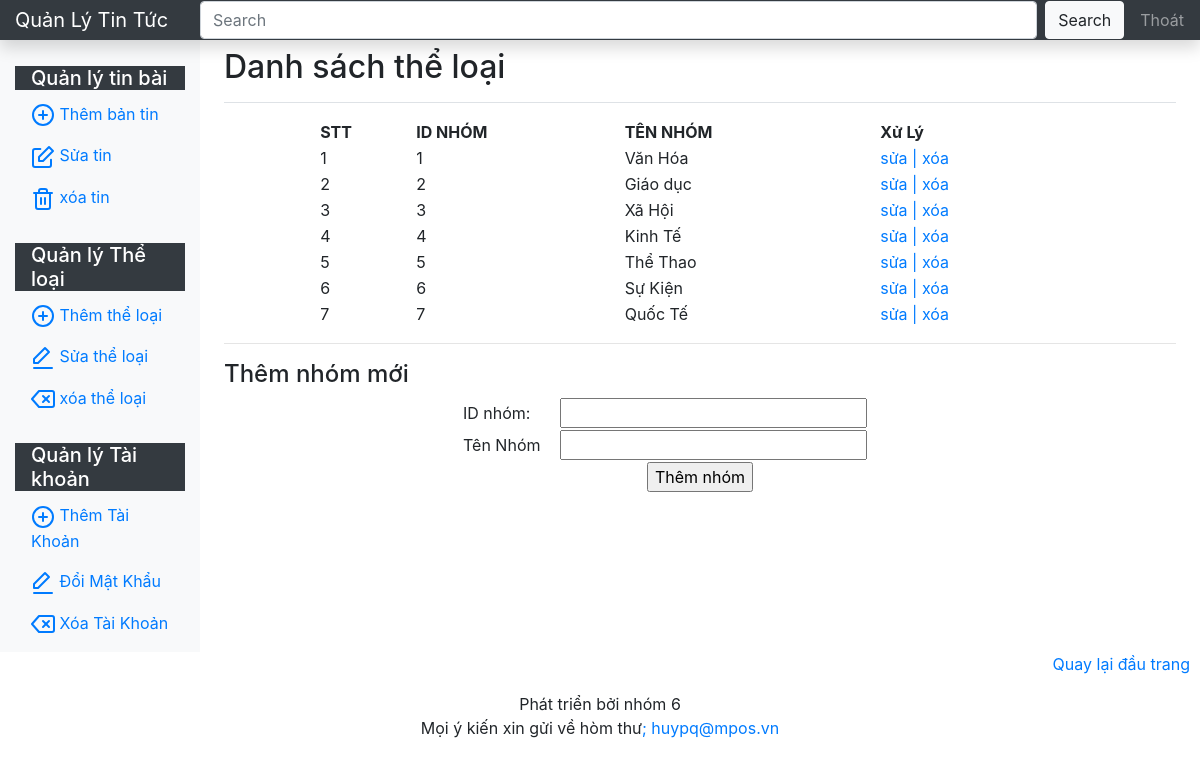
Screenshot of /gruopadd.php with the database file from the repository.
### tables this page shows
CREATE TABLE `theloai` (
  `idTheLoai` int(11) NOT NULL,
  `tenloai` varchar(50) NOT NULL
);

### data.php (called while the page is built, shortened)
<?php
class database {
	private $conn= null;
	private $host='localhost';
	private $user= 'root';
	private $pass='';
	private $data='qltintuc';
	private $result=null;
	private function connect(){
		$this->conn=new mysqli($this->host,$this->user,$this->pass,$this->data)
		or die('ket noi that bai');
		$this->conn->query('SET NAME UTF8');
	}
	public function select($sql){
		$this->result=$this->conn->query($sql);
	}
	public function fetch(){
		if($this->result->num_rows > 0){
			$row= $this->result->fetch_assoc();
		} else{
			$row = 0;
		}
		return $row;
	}
}
?>

### gruopadd.php (the view, shortened to what this page needs)
<?php
include 'masterpage_admin.php';
?>
			<h1 class="h2">Danh sách thể loại</h1></div>
			<div class="addnews">
			<table width="80%" align="center">
				<tr>
					<th>STT</th>
					<th>ID NHÓM</th>
					<th>TÊN NHÓM</th>
					<th>Xử Lý</th>
				</tr>
<?php
$dt->select("SELECT * FROM theloai");
$i=0;
while ($r=$dt->fetch()) {
	$i++;
	$id=$r['idTheLoai'];
	$tennhom=$r['tenloai'];
	echo "<tr>";
	echo "<td>$i</td><td>$id</td><td>$tennhom</td>";
	echo "<td>";
	echo "<a href='groupupdate.php?id=$id'>sửa | </a>";
	echo "<a href='groupdelete.php?id=$id'>xóa</a>";
	echo "</td>";
	echo "</tr>";
}
echo "</table><hr>";
?>
<div>
<h4>Thêm nhóm mới</h4>
<form method="post">
	<table width="50%" align="center">
					<tr>
						<td>ID nhóm:</td>
						<td><input type="text" name="id" size="25"></td>
					</tr>
					<tr>
						<td>Tên Nhóm</td>
						<td><input type="text" name="name" size="25"></td>
					</tr>
					<tr>
						<td colspan="2" align="center"><input type="submit" name="add" value="Thêm nhóm"></td>
					</tr>
				</table>
</form>
</div>
<br>
<?php
echo "</div> </div>
	</div>
</main>
</div>";
include 'bottom.php';
?>

### rows the page displays
theloai: idTheLoai "1", tenloai "Văn Hóa"
theloai: idTheLoai "2", tenloai "Giáo dục"
theloai: idTheLoai "3", tenloai "Xã Hội"
theloai: idTheLoai "4", tenloai "Kinh Tế"
theloai: idTheLoai "5", tenloai "Thể Thao"
theloai: idTheLoai "6", tenloai "Sự Kiện"
theloai: idTheLoai "7", tenloai "Quốc Tế"
